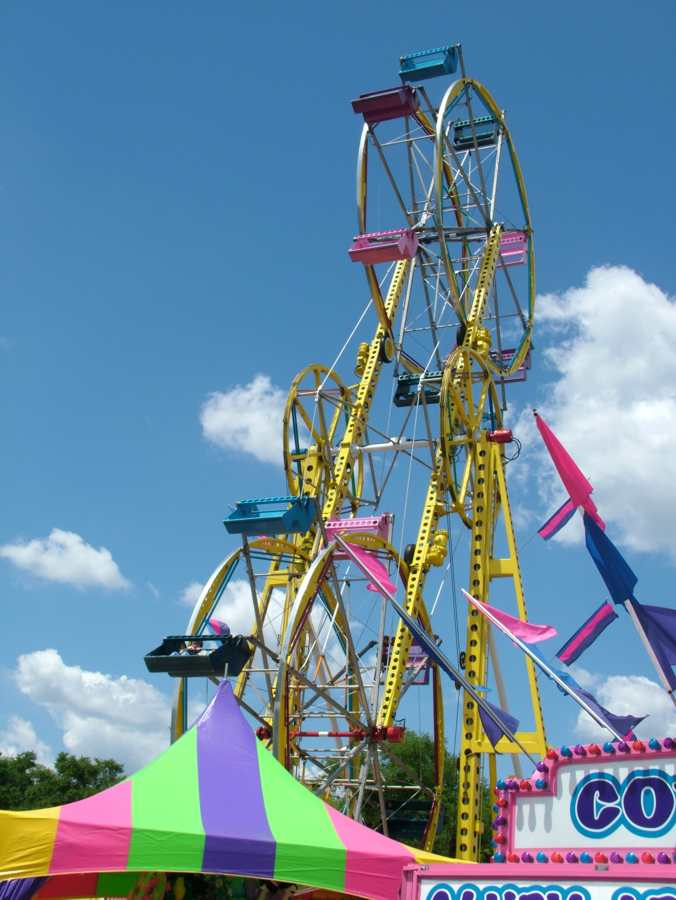
#> input picture section_1-0_como_abrir_sons_e_imagens/double-ferris.jpg, 676 x 900 px, found by its file name
$ jupyter execute section_2-7.ipynb
#> lines starting #> are read from the running program, lines starting #| are printed output that depends on the picture
# MAC0317/MAC5920
## Introdução ao Processamento de Sinais Digitais
### Seção 2.7: A DFT bidimensional

[cell 1]
import math as m
from urllib.request import urlopen
import numpy as np
from imageio import imread
import matplotlib.pyplot as plt
from matplotlib import gridspec

### Definição da DFT bidimensional

A transformada de Fourier de uma imagem $A\in\mathcal{M}_{m,n}(\mathbb{C})$ segue bem de perto o exemplo 1.24, e corresponde aos coeficientes não-normalizados da mudança de base da representação usual (base canônica) para a base das formas básicas de onda bidimensionais dadas pelas matrizes $\mathcal{E}_{k,l}$, definidas na seção 1.7.2 como

$$\left(\mathcal{E}_{k,l}\right)_{r,s} = e^{i2\pi(kr/m+ls/n)},\quad r=0,\ldots,m-1,\quad s=0,\ldots,n-1,$$

onde escrevemos $A=\displaystyle\sum_{k=0}^{m-1}\sum_{l=0}^{n-1}c_{k,l}\mathcal{E}_{k,l}$ e obtemos os coeficientes $c_{k,l}$ pelo teorema 1.8.3 como $c_{k,l}=\frac{\left(A,\mathcal{E}_{k,l}\right)}{mn}$.

### Definição 2.7.1 (DFT bidimensional)

Dada uma matriz $A\in\mathcal{M}_{m,n}(\mathbb{C})$, definimos sua DFT $\hat{A}=DFT(A)\in\mathcal{M}_{m,n}(\mathbb{C})$ como a matriz cujas componentes são

$$\hat{A}_{k,l} = \left(A,\mathcal{E}_{k,l}\right) = \sum_{r=0}^{m-1}\sum_{s=0}^{n-1}A_{r,s}e^{-i2\pi(kr/m+ls/n)},\quad \genfrac{}{}{0pt}{}{k=0,\ldots,m-1,}{l=0,\ldots,n-1}.$$

**Observe** que nessa definição $k$ e $l$ são índices associados às *frequências de varredura por linhas e por colunas*, respectivamente, enquanto $r$ e $s$ são os índices de linhas e colunas dentro das matrizes $A$ e $\mathcal{E}_{k,l}$.

**Observe** também que a única diferença entre os coeficientes da DFT $\hat{A}_{k,l}$ e os coeficientes $c_{k,l}$ da combinação linear que expressa $A$ em função das formas básicas de onda é a ausência da constante $\frac{1}{mn}$ nos coeficientes da DFT. Isso é análogo à definição usada no caso unidimensional, sendo que necessariamente essa constante aparecerá na equação da IDFT.

### Observação 2.5

Note que a expressão
$$\hat{A}_{k,l} = \left(A,\mathcal{E}_{k,l}\right) = \sum_{r=0}^{m-1}\sum_{s=0}^{n-1}A_{r,s}e^{-i2\pi(kr/m+ls/n)}$$
é periódica em relação a $k$ e $l$, com períodos $m$ e $n$ respectivamente, ou seja
$$\hat{A}_{k+pm,l+qn} = \hat{A}_{k,l},\ \forall p,q\in\mathbb{Z}.$$

Em função disso, é possível visualizar a DFT bidimensional em outras faixas de frequência além de $k=0,\ldots,m-1,\quad l=0,\ldots,n-1$. Uma escolha comum, análoga ao caso unidimensional, consiste em utilizar a faixa
$$-\frac{m}{2}<k\le\frac{m}{2},\quad\quad-\frac{n}{2}<l\le\frac{n}{2}.$$

### Definição 2.7.2 (IDFT bidimensional)

Dada uma matriz $\hat{A}\in\mathcal{M}_{m,n}(\mathbb{C})$ definimos sua IDFT $A=IDFT(\hat{A})\in\mathcal{M}_{m,n}(\mathbb{C})$ pela expressão

$$A=\frac{1}{mn}\sum_{k=0}^{m-1}\sum_{l=0}^{n-1}\hat{A}_{k,l}\mathcal{E}_{k,l},$$

sendo que as componentes de $A$ podem ser expressas em função de $\hat{A}$ como

$$A_{r,s} = \frac{1}{mn}\sum_{k=0}^{m-1}\sum_{l=0}^{n-1}\hat{A}_{k,l}e^{i2\pi(kr/m+ls/n)},\quad r=0,\ldots,m-1,\quad s=0,\ldots,n-1.$$

**Observe** que mais uma vez nessa definição $k$ e $l$ são índices associados às *frequências de varredura por linhas e por colunas*, respectivamente, enquanto $r$ e $s$ são os índices de linhas e colunas dentro das matrizes $A$ e $\mathcal{E}_{k,l}$.

### Formulação matricial da DFT 2D

Uma relação muito importante entre a DFT unidimensional e a DFT bidimensional é a seguinte:

### Proposição 2.7.1
se $\hat{A} = DFT(A)$, onde $A,\hat{A}\in\mathcal{M}_{m,n}(\mathbb{C})$, então

$$\hat{A} = F_mAF_n^T,$$

onde $F_m\in\mathcal{M}_{m,m}(\mathbb{C})$ e $F_n\in\mathcal{M}_{n,n}(\mathbb{C})$ são as matrizes que representam as DFTs unidimensionais nos espaços $\mathbb{C}^m$ e $\mathbb{C}^n$, respectivamente.

Para ver que isso é verdade, basta calcular o produto de matrizes acima. Vamos começar calculando a matriz $F_mA$; usando a definição do produto de matrizes:

$$\begin{array}{ll}
\left(F_mA\right)_{k,s} & = (\mbox{"linha k de $F_m$" $\quad,\quad$ "coluna s de $A$")}\\
& = \displaystyle\sum_{r=0}^{m-1}A_{r,s}e^{-i2\pi kr/m}.
\end{array}$$

Usando agora essa expressão no produto $F_mAF_n^T$, temos:
$$\begin{array}{ll}
\left(F_mAF_n^T\right)_{k,l} = ((F_mA)F_n^T)_{k,l}
& = \mbox{"linha k de $F_mA$" $\quad\times\quad$ "coluna l de $F_n^T$"}\\
& = \mbox{"linha k de $F_mA$" $\quad\times\quad$ "linha l de $F_n$"}\\
& = \displaystyle\sum_{s=0}^{n-1}(FmA)_{k,s}e^{-i2\pi ls/n}\\
& = \displaystyle\sum_{s=0}^{n-1}\left(\sum_{r=0}^{m-1}A_{r,s}e^{-i2\pi kr/m}\right)e^{-i2\pi ls/n}\\
& = \displaystyle\sum_{r=0}^{m-1}\sum_{s=0}^{n-1}A_{r,s}e^{-i2\pi(kr/m+ls/n)}\\
& = \hat{A}_{k,l}
\end{array}$$

A interpretação algorítmica da identidade $DFT(A) = F_mAF_n^T$ é a seguinte:

- A parte $F_mA$ pode ser vista como uma aplicação da DFT nas **colunas** de A:

$$F_mA = \left[\begin{array}{l|l|l|l}
\rule{0mm}{0mm}\\
F_mA^0&F_mA^1&\ldots&F_mA^{n-1}\\
\rule{0mm}{0mm}
\end{array}\right]
 = \left[\begin{array}{l|l|l|l}
\rule{0mm}{0mm}\\
DFT(A^0)&DFT(A^1)&\ldots&DFT(A^{n-1})\\
\rule{0mm}{0mm}
\end{array}\right]$$

- O produto subsequente por $F_n^T$ pode ser visto como uma aplicação da DFT nas **linhas** da matriz resultante $X=F_mA$, pois

$$XF_n^T = \left[\begin{array}{c}
\rule{2cm}{0mm}X_0F_n^T\rule{2cm}{0mm}\\\hline
X_1F_n^T\\\hline
\vdots\\\hline
X_{m-1}F_n^T
\end{array}\right]
 = \left[\begin{array}{c}
\rule{2cm}{0mm}DFT(X_0^T)^T\rule{2cm}{0mm}\\\hline
DFT(X_1^T)^T\\\hline
\vdots\\\hline
DFT(X_{m-1}^T)^T
\end{array}\right]$$

- Finalmente, a associatividade do produto de matrizes $$F_mAF_n^T=(F_mA)F_n^T=F_m(AF_n^T)$$ permite ver que o mesmo resultado poderia ser atingido calculando-se primeiro a DFT das linhas de $A$ e depois a DFT das colunas resultantes.

## Seção 2.7.1: Interpretação e exemplos da DFT 2D

- Abaixo veremos uma imagem "natural" e uma imagem sintética, e observaremos como os coeficientes de Fourier se distribuem no âmbito de frequências
$$k=0,\ldots,m-1,\quad l=0,\ldots,n-1$$
e também
$$-\frac{m}{2}<k\le\frac{m}{2},\quad\quad-\frac{n}{2}<l\le\frac{n}{2}.$$

- Como a magnitude dos coeficientes possui grande variação, visualizaremos também as imagens correspondentes ao mapeamento $\log\left(1+|\hat{A}|\right)$.

- Exploraremos também a ressíntese da imagem aplicando um esquema simples de compressão similar ao que usamos no caso unidimensional (som do sino): qualquer coeficiente com amplitude inferior a $\frac{\max|\hat{A}_{k,l}|}{1000}$ será eliminado. O objetivo é comparar as taxas de compressão atingidas e o resultado perceptual desse esquema simples de compressão.

[cell 2]
url = "http://sutherncharm.files.wordpress.com/2009/09/double-ferris.jpg"
M = imread(urlopen(url).read())
#> M is the input picture: shape (900, 676, 3); mean R, G, B 105.5, 137.2, 159.5
# FFT da imagem
N = np.fft.fft2(M,axes=(0,1)); absN = np.abs(N)
# Centralizando fft naorigem
halfheight, halfwidth = int(absN.shape[0]/2), int(absN.shape[1]/2)
#> halfheight = 450; halfwidth = 338
shiftN = np.roll(absN, (halfheight,halfwidth), axis=(0,1))
# Normalizando pelom ln
Nlog = np.log(1 + shiftN)
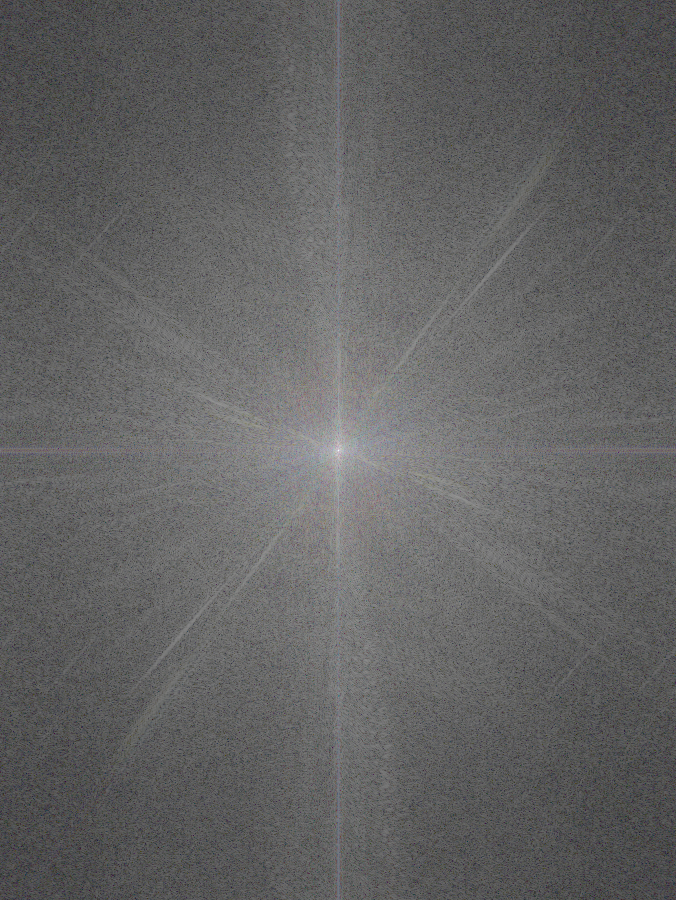
#> Nlog: shape (900, 676, 3) float64; mean of channels 0, 1, 2 8.35, 8.34, 8.34; drawn with min black and max white
maxi, mini = Nlog.max(), Nlog.min(); Nshow = (Nlog - mini) / (maxi - mini)
#> after `maxi, mini = (Nlog.max(), Nlog.min())`: maxi = 18.39; mini = 1.96
# comprimindo a imagem
C = 0.0001 * absN.max()
#> C = 9706.5
R = 0
for val in np.nditer(N, op_flags=['readwrite']):
    if abs(val) < C:
        val[...] = 0
        R += 1
#> after the loop, R = 1403242
# calcula compressão em relação a cada componente R, G ou B anulada
Compression = R/(3*N.shape[0]*N.shape[1])
#> Compression = 0.769
reM = np.round(np.real(np.fft.ifft2(N, axes=(0,1))))
reMin, reMax = reM.min(), reM.max()
#> reMin = -26; reMax = 277
reMshow = (reM - reM.min())/ (reM.max() - reM.min())
Distortion = np.linalg.norm(reM-M)**2/np.linalg.norm(M)**2
#> Distortion = 0.00102

[cell 3]
# Comandos para plotar imagens
f, ax = plt.subplots(1,5,figsize=(15,4.5))
f.suptitle("Figura 2.13 - Imagem e várias apresentações da DFT")
ax[0].set_title("Imagem original"); ax[0].imshow(M)
ax[1].set_title("Espectro"); ax[1].imshow(absN / absN.max())
ax[2].set_title("Espectro centralizado em (0,0)"); ax[2].imshow(shiftN / shiftN.max(), extent=[ -halfwidth, halfwidth,-halfheight, halfheight])
ax[3].set_title("Log-Espectro normalizado"); ax[3].imshow(Nshow, extent=[ -halfwidth, halfwidth,-halfheight, halfheight])
ax[4].set_title("Ressíntese"); ax[4].imshow(reMshow)
plt.show()
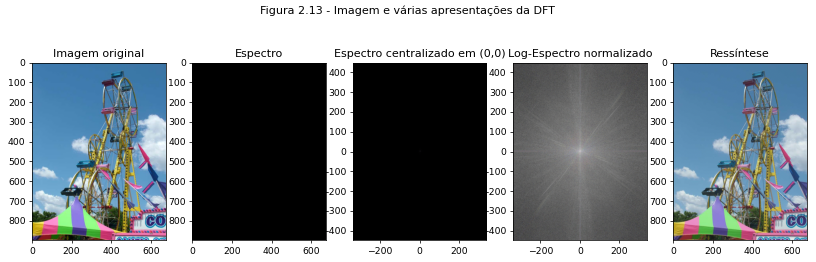
#> figure drawn by matplotlib, 5 panels
print("Compressão na ressíntese = {0:.3f}%".format(100*Compression))
#| Compressão na ressíntese = 76.882%
print("Distorção na ressíntese = {0:.3f}%".format(100*Distortion))
#| Distorção na ressíntese = 0.102%

[cell 4]
O = np.zeros((350,450,3)); O[50:90,40:60,0:3] += 1
#FFT da imagem
N = np.fft.fft2(O,axes=(0,1)); absN = abs(N)
# Centralizando o espectro na origem
halfheight, halfwidth = int(absN.shape[0]/2), int(absN.shape[1]/2)
shiftN = np.roll(absN, (halfheight, halfwidth), axis=(0,1))
# Normalização com ln
Nlog = np.log(1 + shiftN)
maxi, mini = Nlog.max(), Nlog.min()
Nshow = (Nlog - mini) / (maxi - mini)
# comprimindo a imagem
C = 0.0001 * absN.max()
R = 0
for val in np.nditer(N, op_flags=['readwrite']):
    if abs(val) < C:
        val[...] = 0
        R += 1
# calcula compressão
Compression = R/(N.shape[0]*N.shape[1])
reM = np.round(np.real(np.fft.ifft2(N, axes=(0,1))))
reMin, reMax = reM.min(), reM.max()
reMshow = (reM - reM.min())/ (reM.max() - reM.min())
Distortion = np.linalg.norm(reM-O)**2/np.linalg.norm(O)**2

[cell 5]
# comandos para plotar as imagens
f, ax = plt.subplots(1,5,figsize=(15,5))
f.suptitle("Figura 2.14: Imagem artificial e visualizações da DFT")
ax[0].set_title("Imagem original"); ax[0].imshow(O)
ax[1].set_title("Espectro"); ax[1].imshow(absN/ absN.max())
ax[2].set_title("Espectro centralizado em (0,0)"); ax[2].imshow(shiftN / shiftN.max(), extent=[-halfwidth, halfwidth,-halfheight,halfheight])
ax[3].set_title("Log-Espectro normalizado"); ax[3].imshow(Nshow)
ax[4].set_title("Ressíntese"); ax[4].imshow(reMshow)
plt.show()
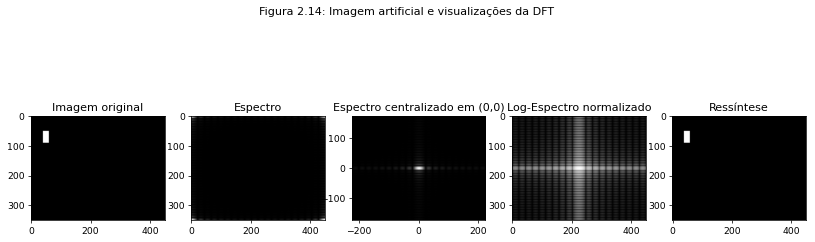
#> figure drawn by matplotlib, 5 panels
print("Compressão na ressíntese = {0:.3f}%".format(100*Compression))
print("Distorção na ressíntese = {0:.3f}%".format(100*Distortion))
